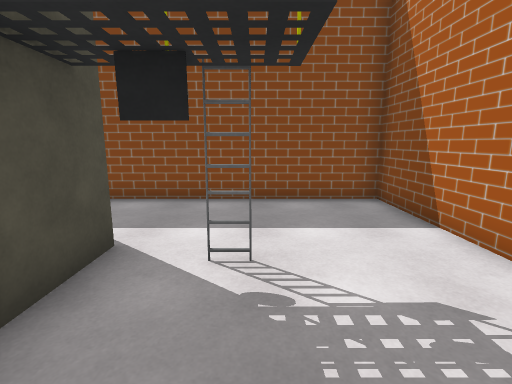
[1] (above)

16 first-person views from a walk through a scene from a Unity 3-D project. The camera is 1.5 m above the floor, tilts 10° down and sees 85° across. The floor is counted in squares, 1 m on a side. Each view is taken from the middle of a square. On the plan, view 1 faces up. The plan holds only what a view shows up to about 14 squares ahead; the rest is blank. The place goes on beyond the plan. The player is left out. Some surface patterns are stand-ins.

[2]
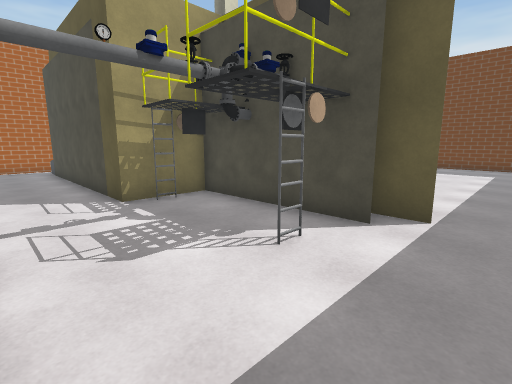

[3]
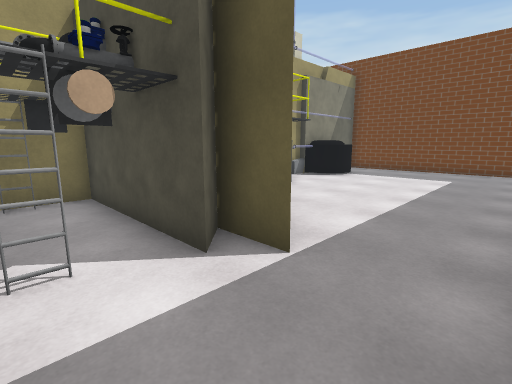

[4]
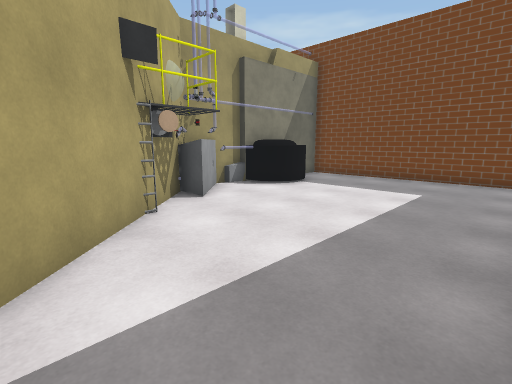

[5]
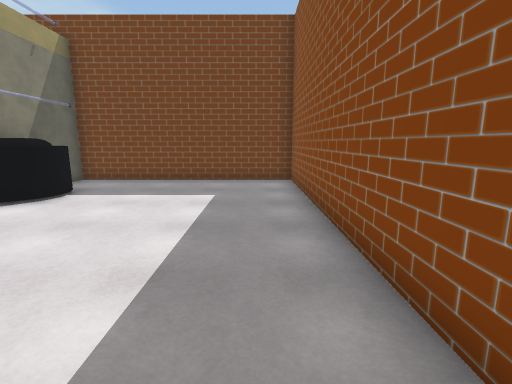

[6]
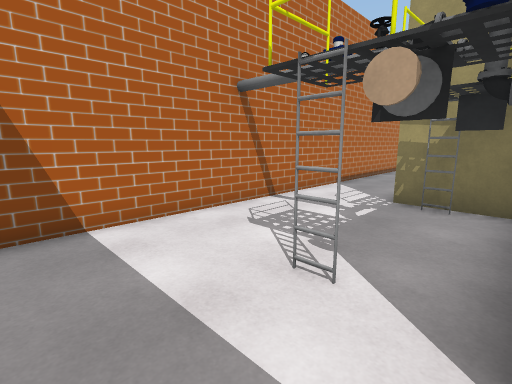

[7]
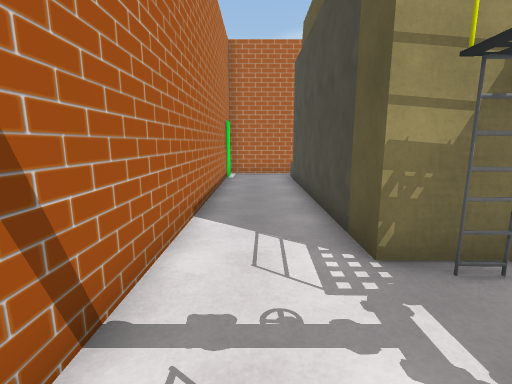

[8]
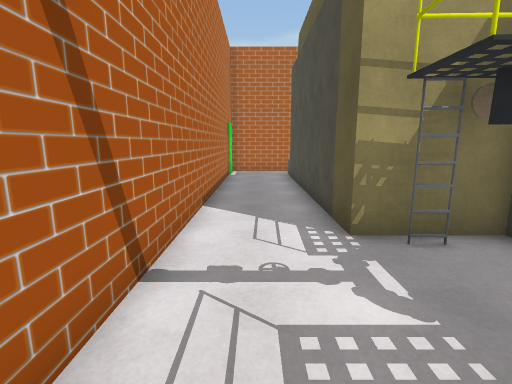

[9]
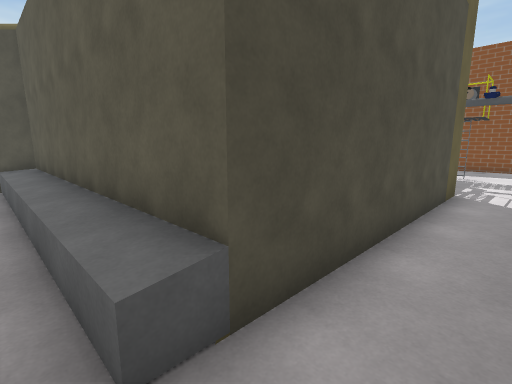

[10]
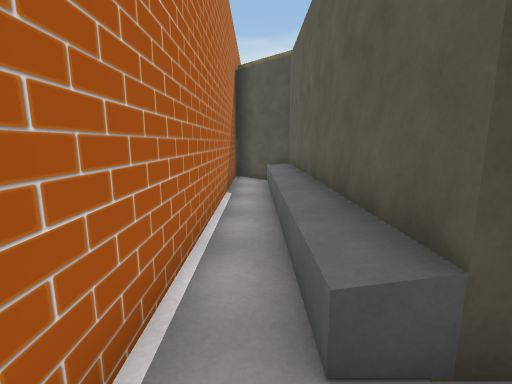

[11]
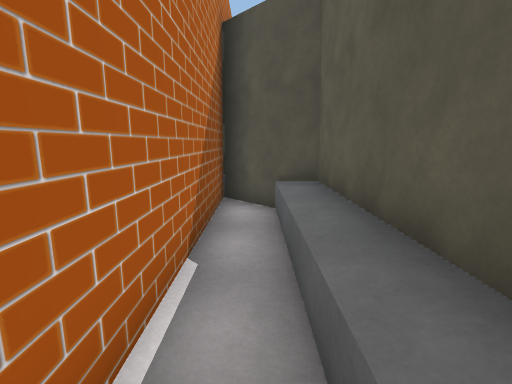

[12]
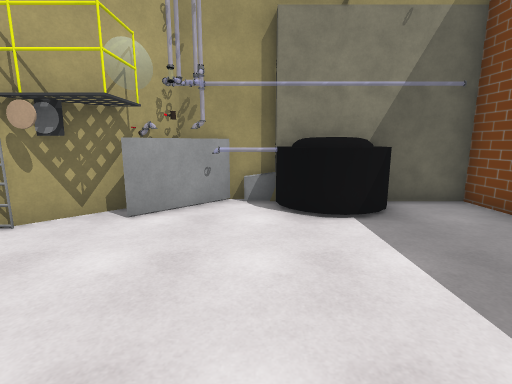

[13]
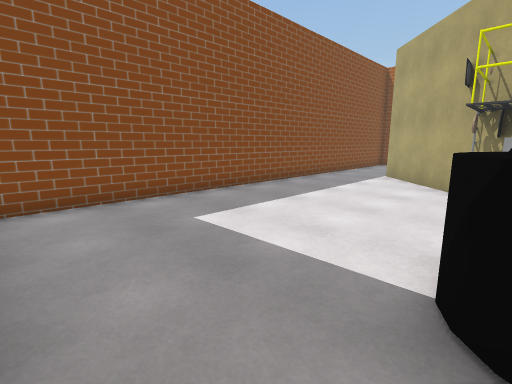

[14]
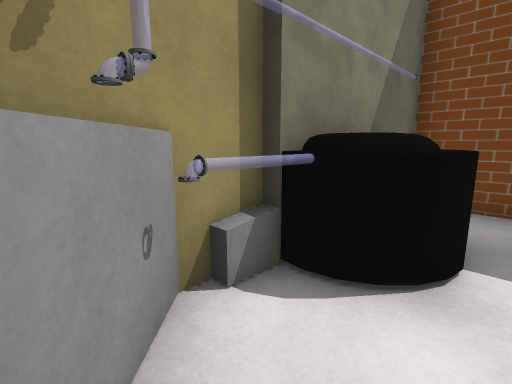

[15]
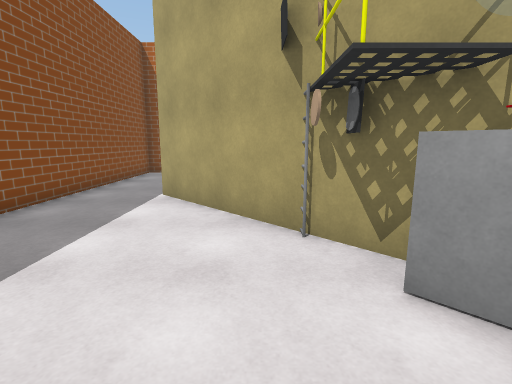

[16]
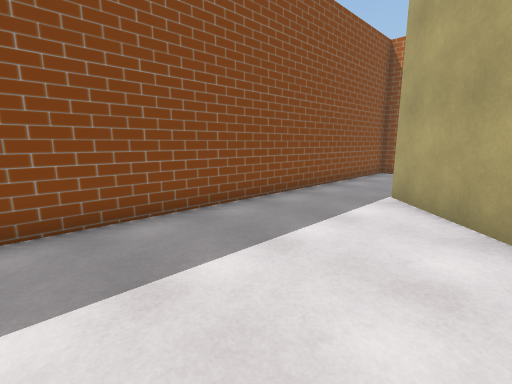

### Floor plan
Points are (right, up) in squares from view 1. A wall is a line through its corners. A room is listed if a view was taken in it or the views show most of it. See-through windows are left out.
Room 1 (views 1, 2, 3, 4, 5, 6, 7, 8, 9, 10, 11, 12, 13, 14, 15, 16)
walls: (-7.5, 0.2) (-2.9, 4.7) (-2.9, 3.1) (-2.1, 3.9) (-2.1, -1.4) (0.5, -1.4) (0.5, -10.6); (-10.3, -1.4) (-8.4, 0.5); (-11.6, -1.4) (-9.1, -1.4); (0.5, -9.7) (-8.6, -9.7) (-10.8, -11.9) (3.4, -11.9); (3.3, -11.4) (3.3, 7.4) (-16.4, 7.4) (-16.4, -1.1) (-14.4, -1.1)
low walls: (0.5, -10.6) (-7.5, -10.6)
ways out: opening at (-8, 0)
objects: other object (-14, -1) to (-12, 0); other object (-10, -1); other object (-7, 1); other object (-1, -1); other object (0, 3)

Positions as (right, up) in squares from view 1, and headings:
1: (0, 0), facing up
2: (3, 6), facing down-left
3: (0, 7), facing down-left
4: (-4, 7), facing down-left
5: (-5, 6), facing left
6: (-2, 6), facing down-right
7: (2, 2), facing down
8: (2, 3), facing down
9: (2, -11), facing up-left
10: (2, -11), facing left
11: (-3, -11), facing left
12: (-11, 6), facing down
13: (-16, 0), facing up-right
14: (-9, 1), facing down-left
15: (-11, 2), facing right
16: (-11, 2), facing up-right
